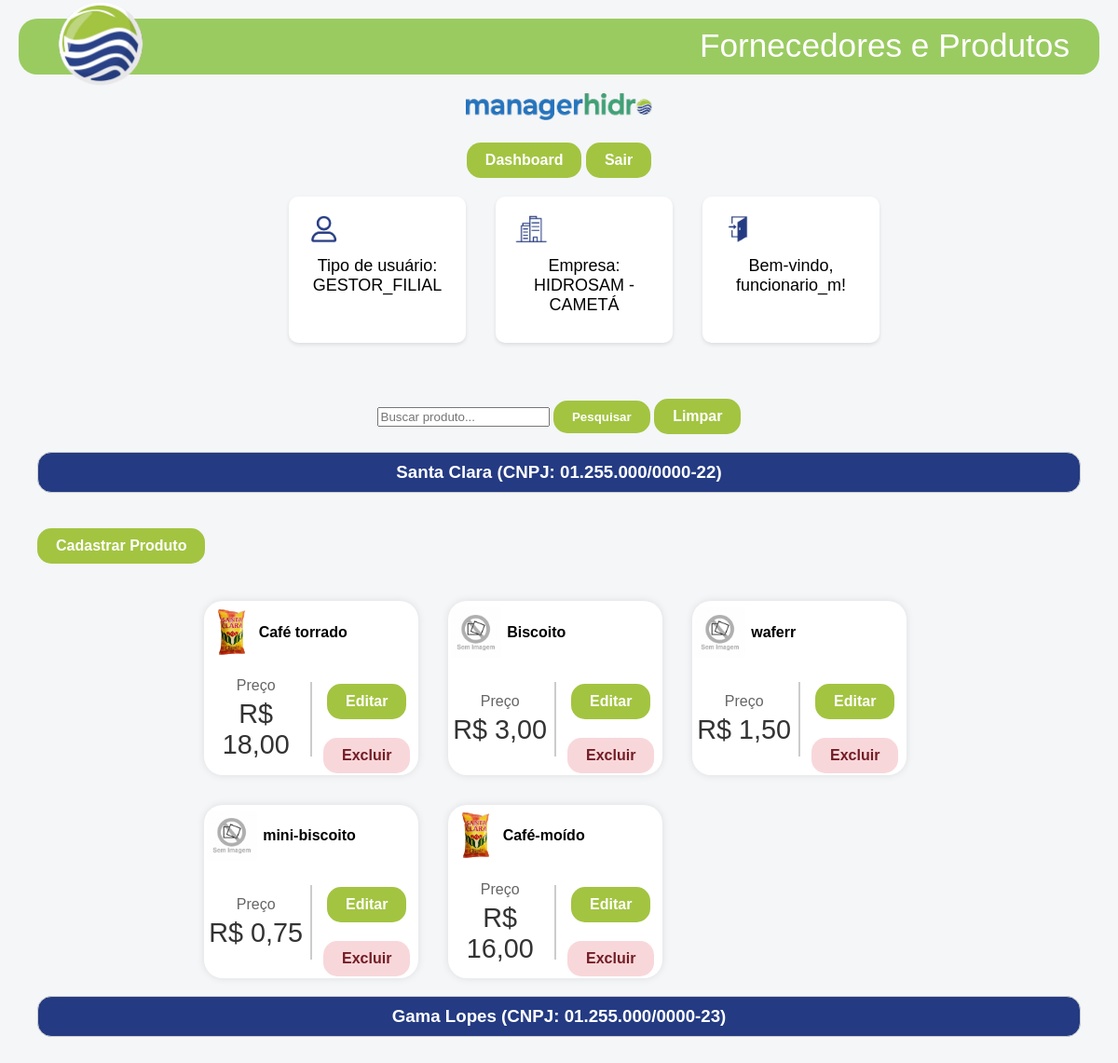
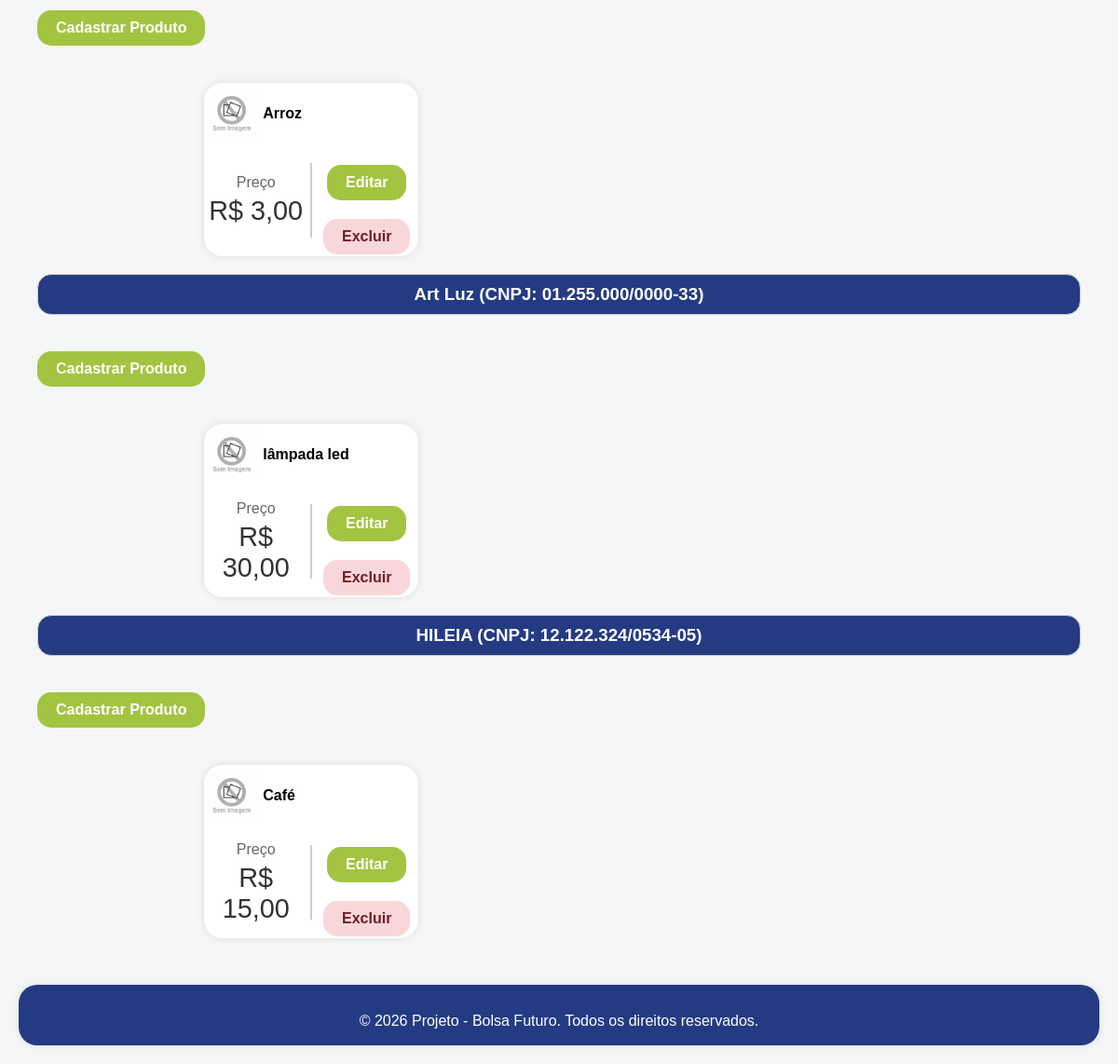
The page /produtos/produtos/ (signed in) on the database its author committed (2 pictures, top to bottom).
### usuarios/models.py (models this page shows, shortened)
class Usuario(AbstractUser):
    TIPOS_USUARIO = [
        ('GERENTE_MATRIZ', 'Gerente Matriz'),
        ('GERENTE_FILIAL', 'Gerente Filial'),
        ('GESTOR_MATRIZ', 'Gestor Matriz'),
        ('GESTOR_FILIAL', 'Gestor Filial'),
        ('FUNCIONARIO', 'Funcionário'),
    ]
    empresa = models.ForeignKey(Empresa, on_delete=models.CASCADE, null=True, blank=True)
    tipo_usuario = models.CharField(max_length=20, choices=TIPOS_USUARIO, null=True, blank=True)
    status_ativo = models.BooleanField(default=False)

### empresas/models.py (models this page shows, shortened)
class Empresa(models.Model):
    nome = models.CharField(max_length=150)
    endereco = models.CharField(max_length=255)
    email = models.EmailField()
    telefone = models.CharField(max_length=20)

### fornecedores/models.py (models this page shows, shortened)
class Fornecedor(models.Model):
    nome = models.CharField(max_length=150)
    cnpj = models.CharField(max_length=20, unique=True)
    email = models.EmailField()
    telefone = models.CharField(max_length=20)
    site = models.URLField(blank=True, null=True)
    endereco = models.CharField(max_length=255)

### produtos/models.py (models this page shows, shortened)
class Produto(models.Model):
    fornecedor = models.ForeignKey(Fornecedor, on_delete=models.CASCADE, related_name="produtos")
    nome = models.CharField(max_length=150)
    preco = models.DecimalField(max_digits=10, decimal_places=2)
    descricao = models.TextField(blank=True, null=True)
    imagem = models.ImageField(upload_to='produtos/', null=True, blank=True)

### produtos/views.py (the view)
# urls.py: path('produtos/', views.lista_produtos, name='lista_produtos'),
@login_required(login_url='/login/')
def lista_produtos(request):
    filtro_nome = request.GET.get('produto_nome', '')
    fornecedores = Fornecedor.objects.all().prefetch_related('produtos')
    for fornecedor in fornecedores:
        if filtro_nome:
            fornecedor.produtos_filtrados = fornecedor.produtos.filter(nome__icontains=filtro_nome)
        else:
            fornecedor.produtos_filtrados = fornecedor.produtos.all()
    return render(request, 'produtos/produtos_fornecedor.html', {
        'fornecedores': fornecedores,
        'filtro_nome': filtro_nome,
        'header_title': 'Fornecedores e Produtos',
    })

### produtos/templates/produtos/produtos_fornecedor.html (shortened to what this page needs)
{% extends 'base.html' %}
{% load static %}
{% block content %}
  <form method="get" class="center">
    <input type="text" name="produto_nome" placeholder="Buscar produto..." value="{{ filtro_nome }}">
    <button type="submit" class="btn">Pesquisar</button>
    <a href="{% url 'lista_produtos' %}" class="btn">Limpar</a>
  </form>
  {% for fornecedor in fornecedores %}
    <h3>{{ fornecedor.nome }} (CNPJ: {{ fornecedor.cnpj }}) </h3>
    <a href="{% url 'cadastrar_produto_fornecedor' fornecedor.id %}" class="btn">Cadastrar Produto</a>
    <div class="container"></div>
    {% if fornecedor.produtos_filtrados %}
      <div class="row-4">
  {% for produto in fornecedor.produtos_filtrados %}
    <div class="card-comparativo">
      <div class="card-header">
        {% if produto.imagem %}
          <img src="{{ produto.imagem.url }}" alt="{{ produto.nome }}" class="card-icon">
        {% else %}
          <img src="{% static 'img/sem-imagem.png' %}" alt="Sem imagem" class="card-icon">
        {% endif %}
        <h4>{{ produto.nome }}</h4>
      </div>
      <div class="card-body-horizontal">
        <div class="card-section">
          <span class="label">Preço</span>
          <span class="valor destaque">R$ {{ produto.preco }}</span>
        </div>
        <div class="divisor-vertical"></div>
        <div class="card-section">
          <a href="{% url 'editar_produto' produto.id %}" class="btn">Editar</a>
          <a href="{% url 'excluir_produto' produto.id %}" class="btn alerta"
             onclick="return confirm('Tem certeza que deseja excluir o produto {{ produto.nome }}?');">
            Excluir
          </a>
        </div>
      </div>
    </div>
  {% endfor %}
</div>
    {% else %}
      <p class="empty">Nenhum produto cadastrado para este fornecedor.</p>
    {% endif %}
  {% endfor %}
{% endblock %}

### templates/header.html (shortened to what this page needs)
{% load static %}
<header>
  <div class="header-content"></div>
    <div class="logo-container">
      <img src="{% static 'img/logo-hidro.png' %}" alt="Logo" class="logo-img">
    </div>
    {% if header_title %}
      <h1 class="header-title">{{ header_title }}</h1>
    {% endif %}
</header>
<nav class="center">
  <img src="{% static 'img/logo-sistema.png' %}" alt="Imagem centralizada" class="logo-sistema">
  {% if request.user.is_authenticated %}
    <div>
      {% if request.path != '/dashboard/' %}
      <a href="{% url 'dashboard' %}" class="btn">Dashboard</a>
      {% endif %}
      <a href="{% url 'logout' %}" class="btn">Sair</a>
    </div>
  </nav>
    <div class="row">
    <div class="card">
      <img src="{% static 'img/usuario.png' %}" alt="Logo" class="card-img">
      <p class="center">Tipo de usuário: {{ user.tipo_usuario }}</p>
    </div>
    <div class="card">
      <img src="{% static 'img/empresa.png' %}" alt="Logo" class="card-img">
      <p class="center">Empresa: {{ user.empresa.nome }}</p>
    </div>
    <div class="card">
      {% if request.user.is_authenticated %}
        <img src="{% static 'img/login.png' %}" alt="Logo" class="card-img">
        <p class="center">Bem-vindo, {{ request.user.username }}! </p>
      {% endif %}
    </div>
  </div>
  {% endif %}

### usuarios/static/css/style.css (style rules this page uses)
body { font-family: Arial, sans-serif; background-color: #f4f6f8; margin: 0; padding: 20px; }
h1, h2 { color: #2c3e50; text-align: center; }
p { font-size: 18px; margin: 10px 0; }
.center { text-align: center; }
header { position: relative; height: 60px; background-color: transparent; }
.header-content { background-color: #9acb61; height: 100%; width: 100%; position: relative; top: 0; left: 0; z-index: 1; border-radius: 20px; }
.logo-container { position: absolute; top: 50%; left: 2rem; transform: translateY(-50%); z-index: 2; }
.logo-img { height: 100px; width: auto; object-fit: contain; }
.header-title { position: absolute; right: 2rem; color: white; font-size: 2.2rem; font-weight: 20; z-index: 2; top: -25%; }
.container { max-width: 1200px; margin: 0 auto; padding: 20px; }
.card { background-color: #fff; border-radius: 10px; box-shadow: 0 2px 4px rgba(0, 0, 0, 0.1); padding: 20px; margin: 20px 0; max-width: 150px; }
.row { margin-left: 25%; display: flex; flex-wrap: wrap; gap: 2rem; }
.row-4 { margin-left: 16%; display: flex; flex-wrap: wrap; gap: 2rem; }
.card-img { height: 30px; width: auto; object-fit: contain; }
h3 { background-color: #243b83; color: white; display: flex; justify-content: center; align-items: center; border: 1px solid #ccc; border-radius: 15px; padding: 10px; }
.btn { display: inline-block; margin-top: 20px; padding: 10px 20px; background-color: #a3c441; color: white; text-decoration: none; border-radius: 15px; font-weight: bold; border: none; }
.alerta { background-color: #f8d7da; color: #721c24; }
.card-comparativo { background-color: #fff; border-radius: 20px; box-shadow: 0 0 8px rgba(0,0,0,0.1); width: 230px; overflow: hidden; font-family: Arial, sans-serif; }
.card-header { display: flex; align-items: center; padding: 3px; }
.card-icon { width: auto; height: 54px; margin-right: 6px; }
.card-body-horizontal { display: flex; justify-content: space-between; align-items: center; padding: 1px; margin: 1px; }
.card-section { flex: 1; text-align: center; }
.divisor-vertical { width: 2px; height: 80px; background-color: #ccc; margin: 0 5px; display: inline-block; }
.label { font-size: 1em; color: #666; display: block; margin-bottom: 5px; }
.valor { font-size: 1.8em; }
.valor.destaque { font-size: 1.8em; color: #333; }
.logo-sistema { max-width: 200px; margin-top: 20px; }

### rows shown on the page
Usuario: tipo_usuario "GESTOR_FILIAL", empresa.nome "HIDROSAM - CAMETÁ", user.username "funcionario_m"
Fornecedor: nome "Santa Clara", cnpj "01.255.000/0000-22"
Produto: imagem (picture), nome "Café torrado", preco "18,00"
Produto: nome "Biscoito", preco "3,00"
Produto: nome "waferr", preco "1,50"
Produto: nome "mini-biscoito", preco "0,75"
Produto: imagem (picture), nome "Café-moído", preco "16,00"
Fornecedor: nome "Gama Lopes", cnpj "01.255.000/0000-23"
Produto: nome "Arroz", preco "3,00"
Fornecedor: nome "Art Luz", cnpj "01.255.000/0000-33"
Produto: nome "lâmpada led", preco "30,00"
Fornecedor: nome "HILEIA", cnpj "12.122.324/0534-05"
Produto: nome "Café", preco "15,00"

### other values the page prints
{{ header_title }} "Fornecedores e Produtos"
